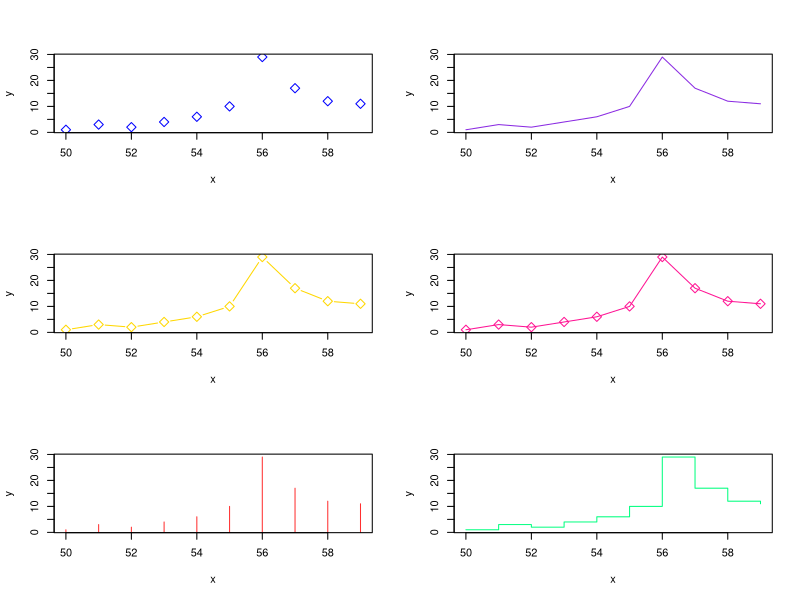
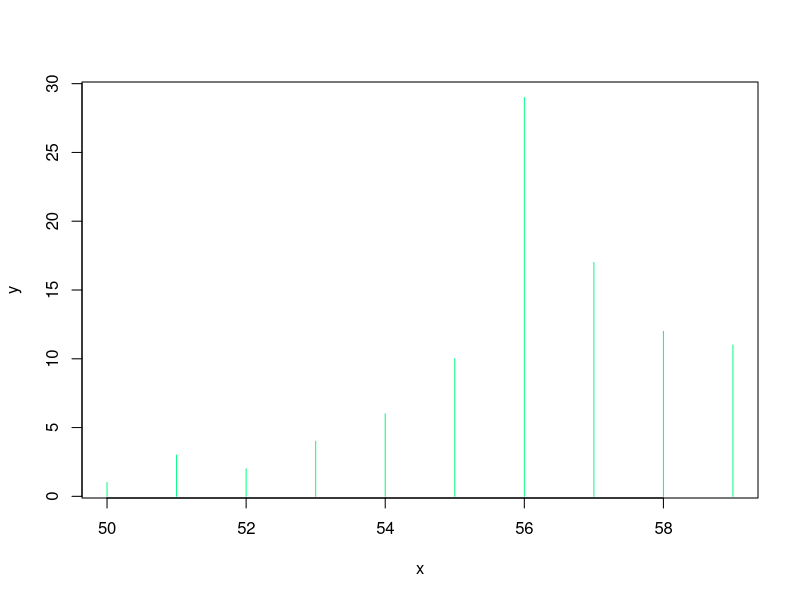
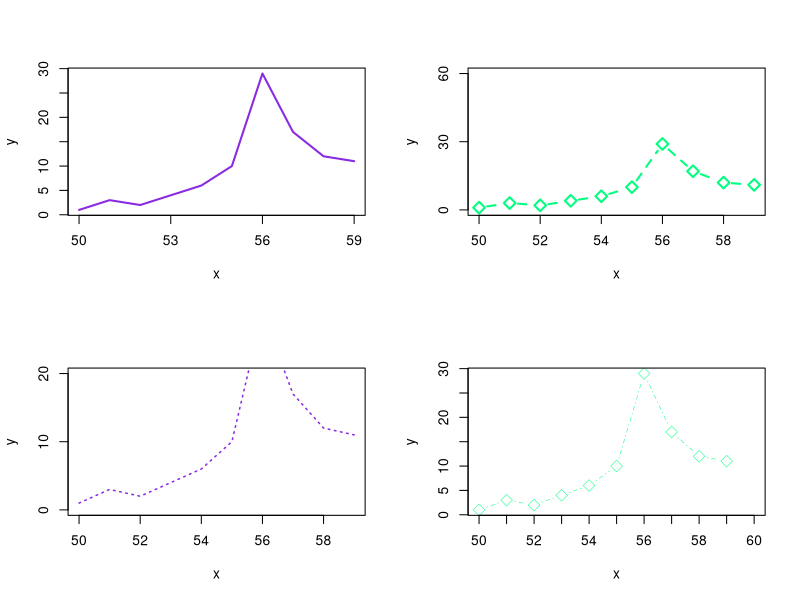

These charts were generated, in order, by the following R code:
## ---- chunk 1
par(mfrow = c(3,2))

x = c(50:59)
y = c(1,3,2,4,6,10,29,17,12,11)
plot(x,y,pch=23,cex=1.5,col = "blue", type="p")
plot(x,y,pch=23,cex=1.5,col = "blueviolet", type="l")
plot(x,y,pch=23,cex=1.5,col = "gold", type="b")
plot(x,y,pch=23,cex=1.5,col = "deeppink", type="o")
plot(x,y,pch=23,cex=1.5,col = "firebrick1", type="h")
plot(x,y,pch=23,cex=1.5,col = "springgreen", type="s")

par(mfrow = c(1,1))

plot(x,y,pch=23,cex=1.5,col = "springgreen", type="h")




## ---- chunk 2

x = c(50:59)
y = c(1,3,2,4,6,10,29,17,12,11)

par(mfrow = c(2,2))

plot(x,y,pch=23,cex=1.5,col = "blueviolet", type="l", lty=1, lwd=2, xaxp = c(50,59,3))

plot(x,y,pch=23,cex=1.5,col = "springgreen", type="b", lty=2, lwd=2, ylim = c(0,60), yaxp = c(0,60,2))

plot(x,y,pch=23,cex=1.5,col = "blueviolet", type="l", lty=3, lwd=1.5,ylim = c(0,20), yaxp = c(0,20,2))

plot(x,y,pch=23,cex=1.5,col = "springgreen", type="b",, lty=4, lwd=0.5,xlim = c(50,60), xaxp = c(50,60,10))


par(mfrow = c(1,1))


